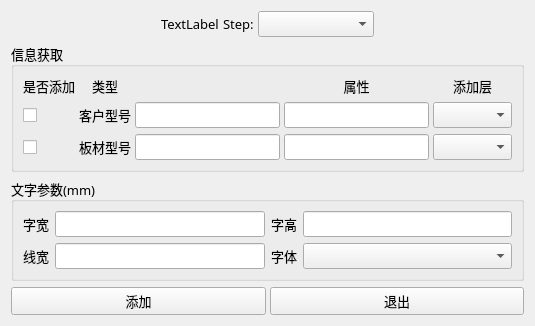
<?xml version="1.0" encoding="UTF-8"?>
<ui version="4.0">
 <class>Form</class>
 <widget class="QWidget" name="Form">
  <property name="geometry">
   <rect>
    <x>0</x>
    <y>0</y>
    <width>535</width>
    <height>313</height>
   </rect>
  </property>
  <property name="font">
   <font>
    <family>微软雅黑</family>
    <pointsize>10</pointsize>
   </font>
  </property>
  <property name="windowTitle">
   <string>添加CAM制作UDA</string>
  </property>
  <layout class="QVBoxLayout" name="verticalLayout" stretch="0,1,1,0">
   <item>
    <layout class="QHBoxLayout" name="horizontalLayout_7">
     <property name="spacing">
      <number>4</number>
     </property>
     <item>
      <spacer name="horizontalSpacer">
       <property name="orientation">
        <enum>Qt::Horizontal</enum>
       </property>
       <property name="sizeHint" stdset="0">
        <size>
         <width>40</width>
         <height>20</height>
        </size>
       </property>
      </spacer>
     </item>
     <item>
      <widget class="QLabel" name="label_job">
       <property name="text">
        <string>TextLabel</string>
       </property>
       <property name="alignment">
        <set>Qt::AlignCenter</set>
       </property>
      </widget>
     </item>
     <item>
      <layout class="QHBoxLayout" name="horizontalLayout_6" stretch="0,1">
       <property name="spacing">
        <number>4</number>
       </property>
       <item>
        <widget class="QLabel" name="label_8">
         <property name="text">
          <string>Step:</string>
         </property>
        </widget>
       </item>
       <item>
        <widget class="QComboBox" name="comboBox_step_selector"/>
       </item>
      </layout>
     </item>
     <item>
      <spacer name="horizontalSpacer_2">
       <property name="orientation">
        <enum>Qt::Horizontal</enum>
       </property>
       <property name="sizeHint" stdset="0">
        <size>
         <width>40</width>
         <height>20</height>
        </size>
       </property>
      </spacer>
     </item>
    </layout>
   </item>
   <item>
    <widget class="QGroupBox" name="groupBox">
     <property name="title">
      <string>信息获取</string>
     </property>
     <layout class="QGridLayout" name="gridLayout" columnstretch="0,0,1,1,0">
      <property name="leftMargin">
       <number>9</number>
      </property>
      <property name="topMargin">
       <number>9</number>
      </property>
      <property name="rightMargin">
       <number>9</number>
      </property>
      <property name="bottomMargin">
       <number>9</number>
      </property>
      <property name="horizontalSpacing">
       <number>4</number>
      </property>
      <property name="verticalSpacing">
       <number>6</number>
      </property>
      <item row="2" column="1">
       <widget class="QLabel" name="label_9">
        <property name="text">
         <string>板材型号</string>
        </property>
        <property name="alignment">
         <set>Qt::AlignCenter</set>
        </property>
       </widget>
      </item>
      <item row="1" column="0">
       <widget class="QCheckBox" name="checkBox">
        <property name="sizePolicy">
         <sizepolicy hsizetype="Minimum" vsizetype="Preferred">
          <horstretch>0</horstretch>
          <verstretch>0</verstretch>
         </sizepolicy>
        </property>
        <property name="cursor">
         <cursorShape>PointingHandCursor</cursorShape>
        </property>
        <property name="text">
         <string/>
        </property>
       </widget>
      </item>
      <item row="0" column="1">
       <widget class="QLabel" name="label_10">
        <property name="text">
         <string>类型</string>
        </property>
        <property name="alignment">
         <set>Qt::AlignCenter</set>
        </property>
       </widget>
      </item>
      <item row="0" column="0">
       <widget class="QLabel" name="label">
        <property name="text">
         <string>是否添加</string>
        </property>
        <property name="alignment">
         <set>Qt::AlignCenter</set>
        </property>
       </widget>
      </item>
      <item row="0" column="3">
       <widget class="QLabel" name="label_3">
        <property name="text">
         <string>属性</string>
        </property>
        <property name="alignment">
         <set>Qt::AlignCenter</set>
        </property>
       </widget>
      </item>
      <item row="1" column="3">
       <widget class="QLineEdit" name="lineEdit_attr">
        <property name="sizePolicy">
         <sizepolicy hsizetype="Expanding" vsizetype="Preferred">
          <horstretch>0</horstretch>
          <verstretch>0</verstretch>
         </sizepolicy>
        </property>
        <property name="font">
         <font>
          <family>微软雅黑</family>
          <pointsize>10</pointsize>
         </font>
        </property>
       </widget>
      </item>
      <item row="1" column="2">
       <widget class="QLineEdit" name="lineEdit_val">
        <property name="sizePolicy">
         <sizepolicy hsizetype="Expanding" vsizetype="Preferred">
          <horstretch>0</horstretch>
          <verstretch>0</verstretch>
         </sizepolicy>
        </property>
        <property name="font">
         <font>
          <family>微软雅黑</family>
          <pointsize>10</pointsize>
         </font>
        </property>
       </widget>
      </item>
      <item row="2" column="3">
       <widget class="QLineEdit" name="lineEdit_attr_2">
        <property name="sizePolicy">
         <sizepolicy hsizetype="Expanding" vsizetype="Preferred">
          <horstretch>0</horstretch>
          <verstretch>0</verstretch>
         </sizepolicy>
        </property>
        <property name="font">
         <font>
          <family>微软雅黑</family>
          <pointsize>10</pointsize>
         </font>
        </property>
       </widget>
      </item>
      <item row="1" column="1">
       <widget class="QLabel" name="label_2">
        <property name="text">
         <string>客户型号</string>
        </property>
        <property name="alignment">
         <set>Qt::AlignCenter</set>
        </property>
       </widget>
      </item>
      <item row="2" column="0">
       <widget class="QCheckBox" name="checkBox_2">
        <property name="sizePolicy">
         <sizepolicy hsizetype="Minimum" vsizetype="Preferred">
          <horstretch>0</horstretch>
          <verstretch>0</verstretch>
         </sizepolicy>
        </property>
        <property name="cursor">
         <cursorShape>PointingHandCursor</cursorShape>
        </property>
        <property name="text">
         <string/>
        </property>
       </widget>
      </item>
      <item row="2" column="2">
       <widget class="QLineEdit" name="lineEdit_val_2">
        <property name="sizePolicy">
         <sizepolicy hsizetype="Expanding" vsizetype="Preferred">
          <horstretch>0</horstretch>
          <verstretch>0</verstretch>
         </sizepolicy>
        </property>
        <property name="font">
         <font>
          <family>微软雅黑</family>
          <pointsize>10</pointsize>
         </font>
        </property>
       </widget>
      </item>
      <item row="0" column="4">
       <widget class="QLabel" name="label_11">
        <property name="text">
         <string>添加层</string>
        </property>
        <property name="alignment">
         <set>Qt::AlignCenter</set>
        </property>
       </widget>
      </item>
      <item row="1" column="4">
       <widget class="QComboBox" name="comboBox">
        <property name="sizePolicy">
         <sizepolicy hsizetype="Preferred" vsizetype="Preferred">
          <horstretch>0</horstretch>
          <verstretch>0</verstretch>
         </sizepolicy>
        </property>
       </widget>
      </item>
      <item row="2" column="4">
       <widget class="QComboBox" name="comboBox_2">
        <property name="sizePolicy">
         <sizepolicy hsizetype="Preferred" vsizetype="Preferred">
          <horstretch>0</horstretch>
          <verstretch>0</verstretch>
         </sizepolicy>
        </property>
       </widget>
      </item>
     </layout>
    </widget>
   </item>
   <item>
    <widget class="QGroupBox" name="groupBox_2">
     <property name="title">
      <string>文字参数(mm)</string>
     </property>
     <layout class="QGridLayout" name="gridLayout_2">
      <item row="0" column="0">
       <layout class="QHBoxLayout" name="horizontalLayout_2">
        <item>
         <widget class="QLabel" name="label_4">
          <property name="text">
           <string>字宽</string>
          </property>
         </widget>
        </item>
        <item>
         <widget class="QLineEdit" name="lineEdit_xSize">
          <property name="sizePolicy">
           <sizepolicy hsizetype="Expanding" vsizetype="Preferred">
            <horstretch>0</horstretch>
            <verstretch>0</verstretch>
           </sizepolicy>
          </property>
         </widget>
        </item>
       </layout>
      </item>
      <item row="0" column="1">
       <layout class="QHBoxLayout" name="horizontalLayout_4">
        <item>
         <widget class="QLabel" name="label_5">
          <property name="text">
           <string>字高</string>
          </property>
         </widget>
        </item>
        <item>
         <widget class="QLineEdit" name="lineEdit_ySize">
          <property name="sizePolicy">
           <sizepolicy hsizetype="Expanding" vsizetype="Preferred">
            <horstretch>0</horstretch>
            <verstretch>0</verstretch>
           </sizepolicy>
          </property>
         </widget>
        </item>
       </layout>
      </item>
      <item row="1" column="0">
       <layout class="QHBoxLayout" name="horizontalLayout_3">
        <item>
         <widget class="QLabel" name="label_6">
          <property name="text">
           <string>线宽</string>
          </property>
         </widget>
        </item>
        <item>
         <widget class="QLineEdit" name="lineEdit_lineWidth">
          <property name="sizePolicy">
           <sizepolicy hsizetype="Expanding" vsizetype="Preferred">
            <horstretch>0</horstretch>
            <verstretch>0</verstretch>
           </sizepolicy>
          </property>
         </widget>
        </item>
       </layout>
      </item>
      <item row="1" column="1">
       <layout class="QHBoxLayout" name="horizontalLayout_5" stretch="0,1">
        <item>
         <widget class="QLabel" name="label_7">
          <property name="text">
           <string>字体</string>
          </property>
         </widget>
        </item>
        <item>
         <widget class="QComboBox" name="comboBox_fonts">
          <property name="sizePolicy">
           <sizepolicy hsizetype="Preferred" vsizetype="Preferred">
            <horstretch>0</horstretch>
            <verstretch>0</verstretch>
           </sizepolicy>
          </property>
         </widget>
        </item>
       </layout>
      </item>
     </layout>
    </widget>
   </item>
   <item>
    <layout class="QHBoxLayout" name="horizontalLayout">
     <property name="spacing">
      <number>4</number>
     </property>
     <item>
      <widget class="QPushButton" name="pushButton_exec">
       <property name="sizePolicy">
        <sizepolicy hsizetype="Minimum" vsizetype="Fixed">
         <horstretch>0</horstretch>
         <verstretch>0</verstretch>
        </sizepolicy>
       </property>
       <property name="cursor">
        <cursorShape>PointingHandCursor</cursorShape>
       </property>
       <property name="text">
        <string>添加</string>
       </property>
      </widget>
     </item>
     <item>
      <widget class="QPushButton" name="pushButton_exit">
       <property name="sizePolicy">
        <sizepolicy hsizetype="Minimum" vsizetype="Fixed">
         <horstretch>0</horstretch>
         <verstretch>0</verstretch>
        </sizepolicy>
       </property>
       <property name="cursor">
        <cursorShape>PointingHandCursor</cursorShape>
       </property>
       <property name="text">
        <string>退出</string>
       </property>
      </widget>
     </item>
    </layout>
   </item>
  </layout>
 </widget>
 <resources/>
 <connections/>
</ui>
